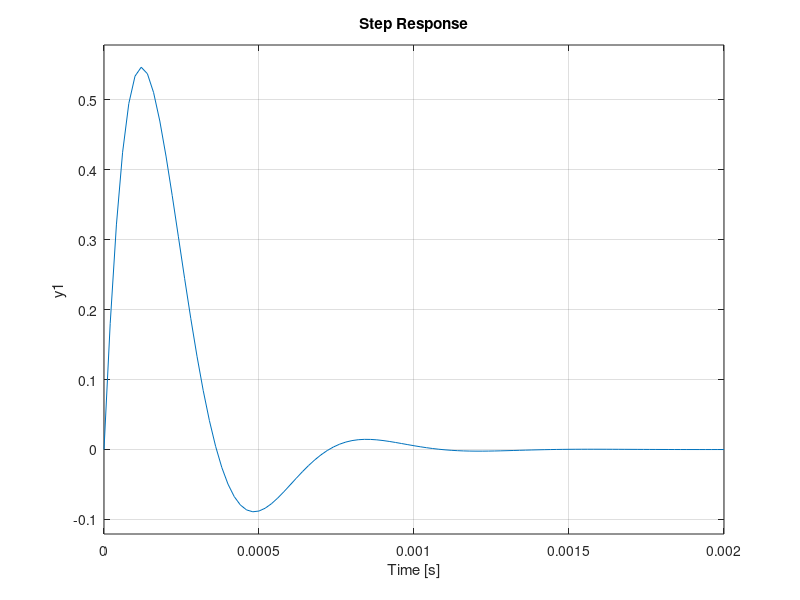
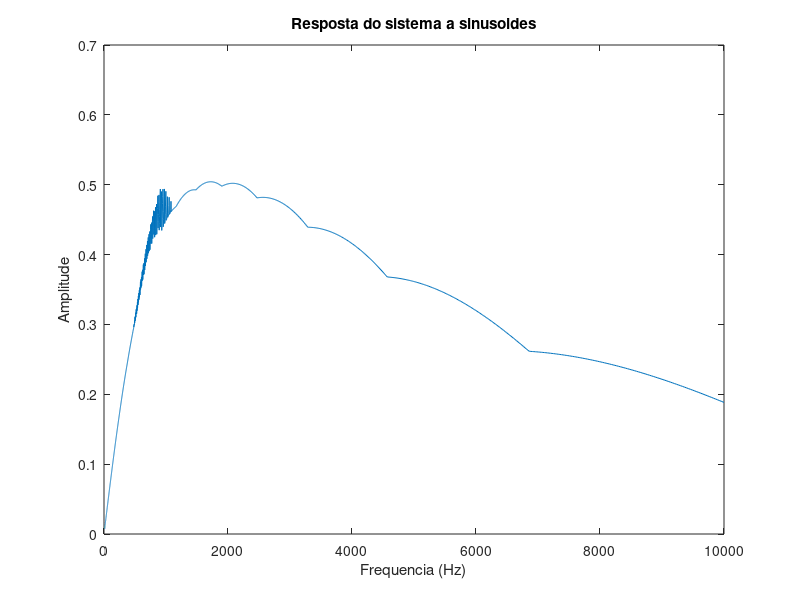
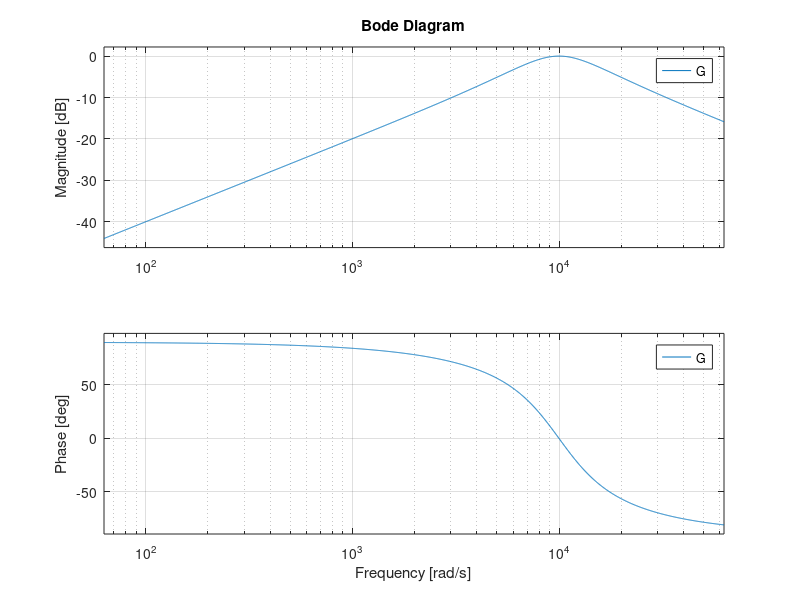

MATLAB code for these plots, in order:
%% Exercicio 2
clear; clc; close;

%% c) Visualizar a resposta ao degrau
% Variável função de transferência
s = tf('s');

% Parametros do sistema
R = 10;
L = 1e-3;
C = 10e-6;

% Função de transferencia
G = (s/(R*C)) /(s^2 + 1/(R*C)*s + 1/(L*C));

% Reposta do sistema
figure(1)
step(G)

%% d) Observar a resposta a sinusoides de frequencias distintas e determinar a frequencia de ressonancia
% Vetor de frequencias
f0 = logspace(1, 4, 2e3);

% Sampling frequency
fa = 4 * max(f0);

% Resposta em frequencia (amplitude máxima)
ampResponse = zeros(1, length(f0));

for k = 1:length(f0)
    % Time vector
    t = 0:1./fa:1./f0(k); 
    
    % System Response
    y = lsim(G, sin(2*pi*f0(k)*t), t);
    
    % Max amplitude of response
    ampResponse(k) = max(y);
    
end;

figure(2)
plot(f0, ampResponse)
title('Resposta do sistema a sinusoides');
ylabel('Amplitude');
xlabel('Frequencia (Hz)');

[y, x] = max(ampResponse);
fprintf('A frequencia de resonância do sistema é %d\n', f0(x));


% frequencia de ressonancia esperada
f_ressonance = 1/(2*pi*sqrt(L*C))

figure(3)
bode(G, 2*pi*f0);

% Através da observação do diagrama de bode verifica-se que a frequencia de
% ressonância do circuito (máximo da função de transferência) se encontra
% aproximadamente em 10e4 Hz, como seria de esperar.

